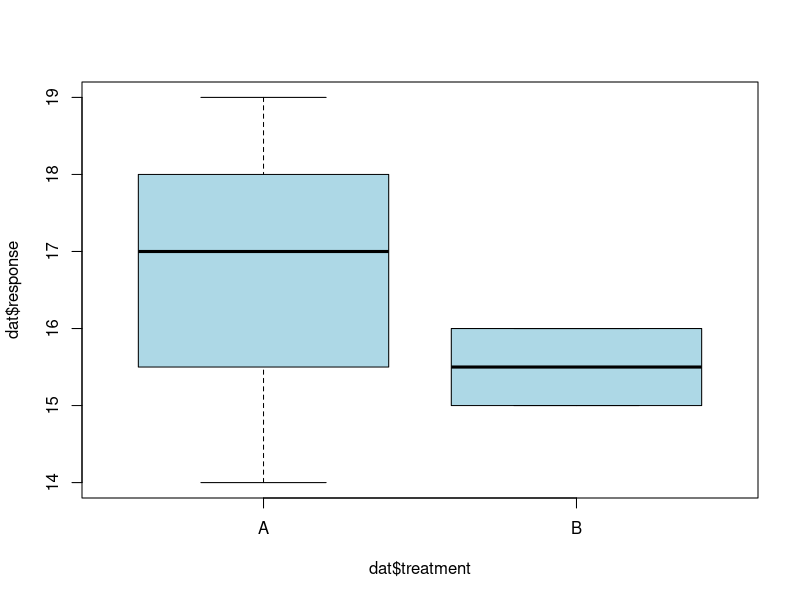
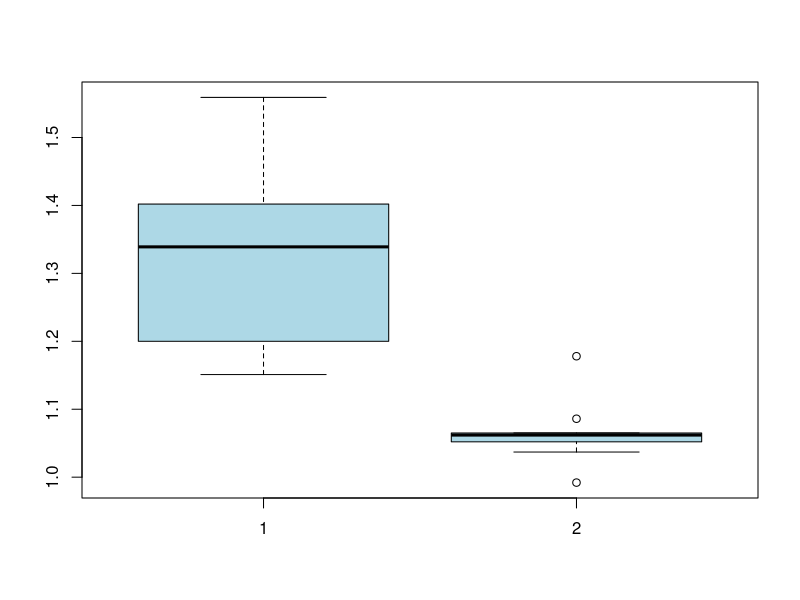
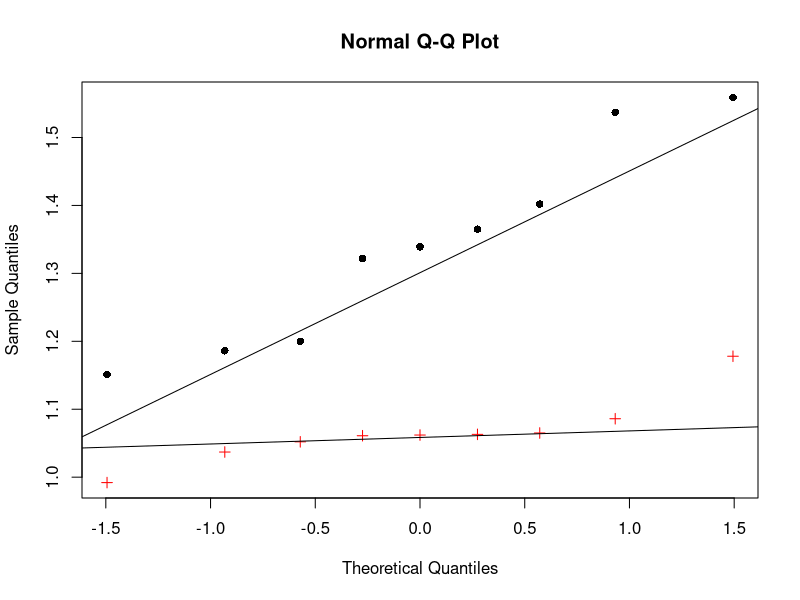
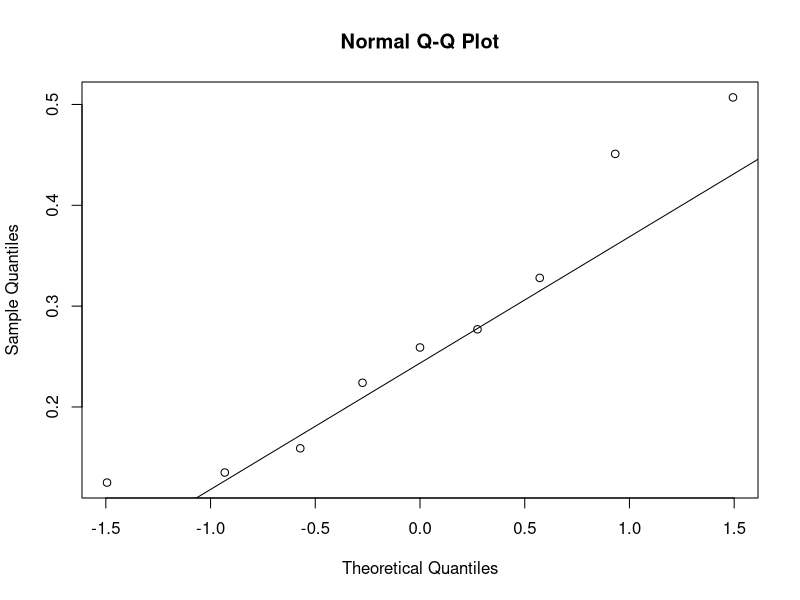

The R script that drew these images, in order:
## ---- chunk 1
dat <- data.frame(treatment = c("A", "B", "A", "A", "B"), 
                  response = c(14, 16, 19, 17, 15))
boxplot(dat$response ~ dat$treatment, col = "lightblue")
t <- t.test(response ~ treatment, data = dat, var.equal = TRUE, alternative = "less")
## ---- chunk 2
Karl <- c(1.186, 1.151, 1.322, 1.339, 1.2, 1.402, 1.365, 1.537, 1.559)
Lehigh <- c(1.061, 0.992, 1.063, 1.062, 1.065, 1.178, 1.037, 1.086, 1.052)
s <- t.test(Karl, Lehigh, paired = TRUE)
boxplot(Karl, Lehigh, col = "lightblue")
s
## ---- chunk 3
q1 <- qqnorm(Karl, plot.it = FALSE)
q2 <- qqnorm(Lehigh, plot.it = FALSE)
plot(range(q1$x, q2$x), range(q1$y, q2$y), type = "n", xlab = "Theoretical Quantiles", ylab = "Sample Quantiles", main = "Normal Q-Q Plot")
points(q1, pch = 16)
points(q2, col = "red", pch = 3)
qqline(Karl); qqline(Lehigh)
## ---- chunk 4
var.test(Karl, Lehigh)
## ---- chunk 5
qqnorm(Karl - Lehigh)
qqline(Karl - Lehigh)
shapiro.test(Karl - Lehigh)
## ---- chunk 6
y1 <- 12.5
y2 <- 10.2
s1 <- 101.17
s2 <- 94.73
n1 <- 8
n2 <- 9
# compute the F statistic for 7,8 degrees of freedom at alpha=0.05
qf(0.975, 7, 8)
s1/s2
# is the ratio of the two variances greater?
s1/s2 > qf(0.975, 7, 8)
## ---- chunk 7
sp <- sqrt(((n1-1)*s1 + (n2-1)*s2) / (n1 + n2 - 2))
t0 <- (y1 - y2) / (sp * sqrt((1/n1) + (1/n2)))
qt(0.95, 15)
t0
t0 > qt(0.95, 15)
